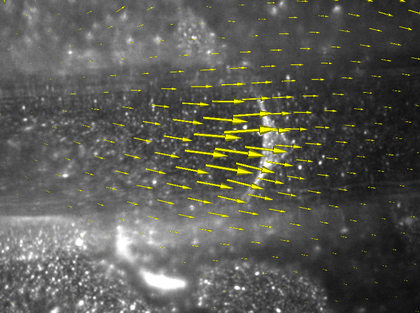
%> input picture fibrin-clg-0225.png, 420 x 313 px, shrunk from 802 x 598 before the run
$ octave --eval "result = findHLFeatures(rgb2gray(imread('../fibrin-clg-0225.png')));"   (GNU Octave 9; MATLAB toolbox functions it lacks are replaced by stand-ins)
%> lines starting %> are read from the running program, lines starting %| are printed output that depends on the picture
### matlab/harrisAtScale.m
% corner detector
%
function points=HarrisAtScale(img,sInt,sDiff,count)

if (nargin < 4)
    count = 1000;
end

[h,w]=size(img);
tiles=round((w+h)/30);

dG = GaussianKernel1D(sDiff, 1, 4);
% G = fspecial('gaussian', ceil(sDiff*5), sDiff);
% dGx = conv2(G, dG,  'same');
% dGy = conv2(G, dG', 'same');
Ix = conv2(img, dG,  'same');
Iy = conv2(img, dG', 'same');

Ixx=Ix.*Ix;
Ixy=Ix.*Iy;
Iyy=Iy.*Iy;

G=fspecial('gaussian',ceil(sInt*5),sInt);

GIxx=filter2(G,Ixx);
GIxy=filter2(G,Ixy);
GIyy=filter2(G,Iyy);

% Weighting function (Harris corner detector)
R=(GIxx.*GIyy-GIxy.*GIxy)-0.04*(GIxx+GIyy).^2;

ii=2:h-1;
jj=2:w-1;

% Find maximum in 4-neighborhoods
M(ii,jj)=(R(ii,jj)>R(ii+1,jj-1)).*(R(ii,jj)>R(ii+1,jj)).*(R(ii,jj)>R(ii+1,jj+1)).*(R(ii,jj)>R(ii,jj-1)).*(R(ii,jj)>R(ii,jj+1)).*(R(ii,jj)>R(ii-1,jj-1)).*(R(ii,jj)>R(ii-1,jj)).*(R(ii,jj)>R(ii-1,jj+1));
M(h,w)=0;

% Harris score for all maxima
RM=R.*M;

% Find indices of non-zero scores
[cy,cx,r]=find(RM);

% Sort by Harris score
[tmp,i]=sort(r);

countI = min(count-1, length(i)-1);
it=i(length(i):-1:length(i)-countI);

ncorners=length(it);

% clf;
% colormap('gray')
% imagesc(GIxx + GIyy); hold on;
% plot(cx(it),cy(it),'r+')

% Return points [Y,X]
points=[cy(it) cx(it)];

### matlab/GaussianKernel1D.m
function [ kernel, radius ] = GaussianKernel1D( scale, deriv, width )
% GaussianKernel1D( sigma, deriv, width ) Creates a centered Gaussian
% kernel of the specified derivative order and the specified scale. The
% width parameter specifies how many sigma from the center the kernel
% should extend.
if (nargin < 3)
    width = 3;
end;

% sigma = sqrt(scale/(2*pi));
sigma = scale;

radius = ceil(sigma) * width;
x = -radius:1:radius;
derivs(1,1:length(x)) = 1;
derivs(2,1:length(x)) = -(x/(sigma^2));
derivs(3,1:length(x)) = (x.^2 - (sigma^2))/(sigma^4);
derivs(4,1:length(x)) = -(x.^3 - 3 * sigma^2 * x)/(sigma^6);
derivs(5,1:length(x)) = (x.^4 - 6 * sigma^2 * x.^2 + 3 * sigma^4)/(sigma^8);
kernel = (1/(sigma*sqrt(2*pi))) * exp(-x.^2/(2*sigma^2));
kernel = kernel .* derivs(deriv+1,:);

### matlab/findHLFeatures.m
function [ features ] = findHLFeatures( img, levels, maxCount, scaleInit, scaleFact )
%HLFEATURES Summary of this function goes here
%  Detailed explanation goes here

if (nargin < 5)
    scaleFact = 1.2;
end;
if (nargin < 4)
    scaleInit = 2.5;
end;
if (nargin < 3)
    maxCount = 1000;
end;
if (nargin < 2)
    levels = 8;
end;

Lthresh = -10;
[height, width] = size(img);
%> height = 313; width = 420

Lspace(1,:,:) = -inf * ones(height,width);
for level = 1:levels
    scaleI = scaleInit * scaleFact ^ (level-1);
    scaleD = 0.7 * scaleI;

    % Find Harris points at this scale
    hcurrent = harrisAtScale(img, scaleI, scaleD, maxCount);
    diff = maxCount - length(hcurrent);
    if (diff > 0)
        hcurrent(end+1:maxCount, 1:2) = zeros(diff, 2);
    end;
    hpoints(level,:,:) = hcurrent;

    % Compute the Laplacian at this scale
    LoG = fspecial('log', ceil(scaleI * 8), scaleI);
    Lspace(end+1,:,:) = conv2(img, LoG, 'same');
end;
%> this loop made 8 passes
%> pass 1, in HarrisAtScale, `Ix = conv2(img, dG,  'same');`:
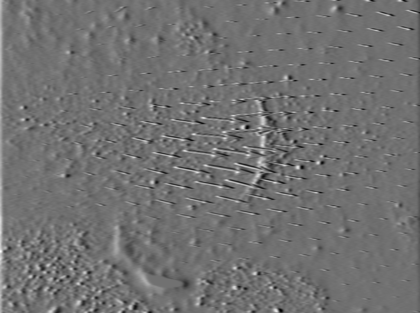
%> Ix: size 313x420 double; min -38.09, max 47.38, mean -0.1; drawn with min black and max white
%> pass 1, in HarrisAtScale, `Iy = conv2(img, dG', 'same');`:
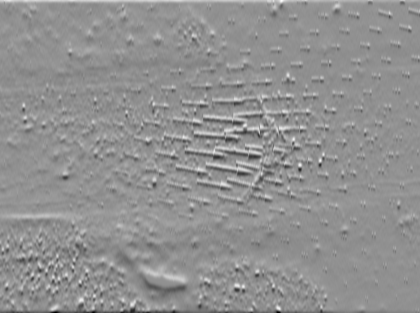
%> Iy: size 313x420 double; min -52.86, max 39.94, mean 0; drawn with min black and max white
%> pass 1, in HarrisAtScale, `Ixx=Ix.*Ix;`:
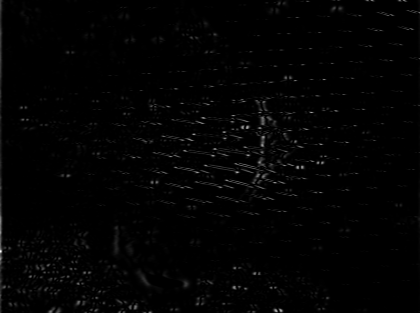
%> Ixx: size 313x420 double; min 6.11e-30, max 2244.8, mean 26.4; drawn with min black and max white
%> pass 1, in HarrisAtScale, `Ixy=Ix.*Iy;`:
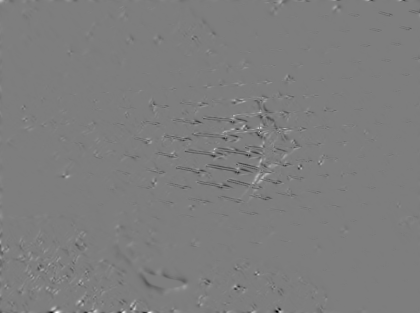
%> Ixy: size 313x420 double; min -1177.5, max 1203.3, mean -2.2; drawn with min black and max white
%> after the loop, hcurrent = 1000 rows, first 12: [286 178; 280 151; 167 261; 254 124; 118 264; 306 82; 8 10; 310 57; 304 12; 218 13; 257 15; 145 289]
Lspace(end+1,:,:) = -inf * ones(height, width);

features = [];
% Combine Harris points with Laplace scale info.  For each Harris
% coordinate point, we want to check if the Laplacian also obtains a local
% maximum at the corresponding scale.  If it does not, we discard the
% point.
for lev = 1:size(hpoints,1)
    scale = scaleInit * scaleFact ^ (lev-1); %integration scale from harris features
    points = squeeze(hpoints(lev,:,:));
    for id = 1:size(points,1);
        x = points(id,2);
        y = points(id,1);
        if (max([x,y]) > 0 && Lspace(lev+1,y,x) >= Lthresh && Lspace(lev+1,y,x) == max(Lspace(lev:lev+2,y,x)))
            features(end+1,:) = [y, x, scale];
        end;
    end;
end;
%> this loop made 8 passes
%> scale on passes 1 to 8: 2.5, 3, 3.6, 4.32, 5.18, 6.22, 7.46, 8.96
%> after the loop, features = 106 rows, first 12: [159 260 2.5; 126 263 2.5; 117 262 2.5; 147 261 2.5; 265 27 2.5; 254 80 2.5; 248 132 2.5; 273 156 2.5; 284 120 2.5; 92 141 2.5; 273 177 2.5; 248 169 2.5]
%> `result = findHLFeatures(rgb2gray(imread('../fibrin-clg-0225.png')));`: result has the same summary as features in findHLFeatures
